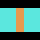

This game map was drawn from its Tiled (.tmx) file and the tilesets committed beside it. A one-line description and the full map source follow:
An orthogonal 5x5 tile map with 8x8 px tiles, 1 tile layer (interiors).

<map version="1.0" tiledversion="2017.07.26" orientation="orthogonal" renderorder="left-up" width="5" height="5" tilewidth="8" tileheight="8" nextobjectid="1">
 <tileset firstgid="1" source="interiors.tsx" />
 <layer name="interiors" width="5" height="5">
  <data encoding="csv">
0,0,0,0,0,
2,2,3,2,2,
2,2,3,2,2,
2,2,3,2,2,
0,0,0,0,0
</data>
 </layer>
</map>
